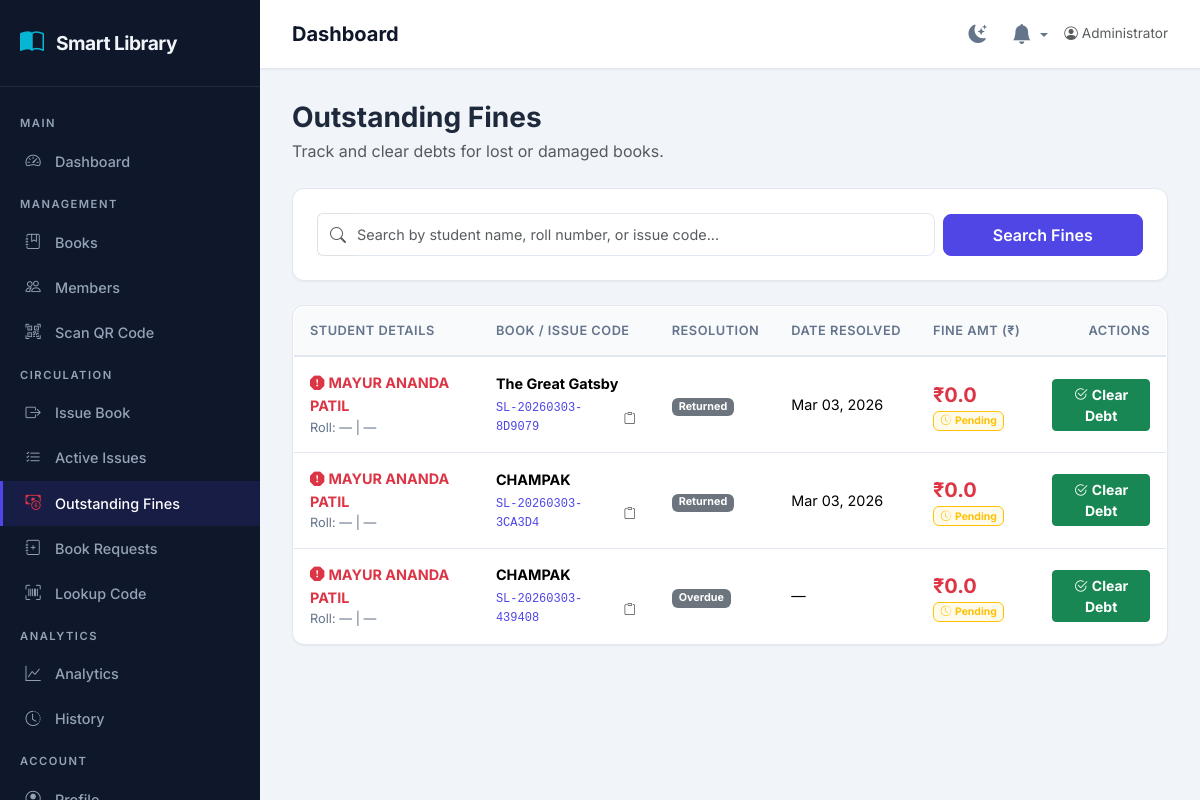
Page /admin/fines (signed in) on the committed database.
### app/models.py (models this page shows, shortened)
class User(UserMixin, db.Model):
    __tablename__ = 'users'
    id = db.Column(db.Integer, primary_key=True)
    name = db.Column(db.String(120), nullable=False)
    email = db.Column(db.String(120), unique=True, nullable=False, index=True)
    password_hash = db.Column(db.String(256), nullable=False)
    role = db.Column(db.String(20), nullable=False, default='user', index=True)
    status = db.Column(db.String(20), nullable=False, default='active', index=True)
    created_at = db.Column(db.DateTime, nullable=False, default=datetime.utcnow)
    last_active_at = db.Column(db.DateTime, nullable=True)
    roll_number = db.Column(db.String(50), nullable=True, index=True)
    phone = db.Column(db.String(20), nullable=True)
    division = db.Column(db.String(20), nullable=True)
    department = db.Column(db.String(100), nullable=True)
    semester = db.Column(db.Integer, nullable=True)
    issued_books = db.relationship('IssuedBook', backref='user', lazy='dynamic')
    saved_books = db.relationship('SavedBook', backref='user', lazy='dynamic', cascade='all, delete-orphan')
    reviews = db.relationship('Review', backref='user', lazy='dynamic', cascade='all, delete-orphan')
    book_requests = db.relationship('BookRequest', backref='requester', lazy='dynamic', cascade='all, delete-orphan')
    @property
    def is_admin(self):
        return self.role and self.role.strip().lower() == 'admin'

class IssuedBook(db.Model):
    __tablename__ = 'issued_books'
    id = db.Column(db.Integer, primary_key=True)
    issue_code = db.Column(db.String(20), unique=True, nullable=False, index=True)
    user_id = db.Column(db.Integer, db.ForeignKey('users.id'), nullable=False, index=True)
    book_id = db.Column(db.Integer, db.ForeignKey('books.id'), nullable=False, index=True)
    copy_id = db.Column(db.Integer, db.ForeignKey('book_copies.id'), nullable=True, index=True)
    issue_date = db.Column(db.DateTime, nullable=False, default=datetime.utcnow)
    due_date = db.Column(db.DateTime, nullable=False, index=True)
    return_date = db.Column(db.DateTime, nullable=True)
    status = db.Column(db.String(20), nullable=False, default='issued', index=True)
    fine_amount = db.Column(db.Float, nullable=False, default=0.0)
    fine_paid = db.Column(db.Boolean, nullable=False, default=False)
    notified_due_soon = db.Column(db.Boolean, nullable=False, default=False)

class Book(db.Model):
    __tablename__ = 'books'
    id = db.Column(db.Integer, primary_key=True)
    access_number = db.Column(db.String(50), nullable=True, index=True)
    title = db.Column(db.String(255), nullable=False, index=True)
    author = db.Column(db.String(255), nullable=False, index=True)
    category = db.Column(db.String(100), nullable=False, index=True)
    publication = db.Column(db.String(255), nullable=False, default='Unknown')
    total_copies = db.Column(db.Integer, nullable=False, default=1)
    available_copies = db.Column(db.Integer, nullable=False, default=1)
    image_url = db.Column(db.String(500), nullable=True)  # Cloudinary secure URL
    image_public_id = db.Column(db.String(255), nullable=True)  # For deleting/replacing images
    created_at = db.Column(db.DateTime, nullable=False, default=datetime.utcnow)
    copies = db.relationship('BookCopy', backref='book', lazy='dynamic', cascade='all, delete-orphan')
    issued_records = db.relationship('IssuedBook', backref='book', lazy='dynamic')
    saved_by = db.relationship('SavedBook', backref='book', lazy='dynamic', cascade='all, delete-orphan')
    reviews = db.relationship('Review', backref='book', lazy='dynamic', cascade='all, delete-orphan')
    __table_args__ = (
        db.CheckConstraint('total_copies >= 0', name='ck_total_copies_non_negative'),
        db.CheckConstraint('available_copies >= 0', name='ck_available_copies_non_negative'),
        db.CheckConstraint('available_copies <= total_copies', name='ck_available_lte_total'),
    )

### app/routes/admin.py (the view, shortened to what this page needs)
@admin_bp.route('/fines')
@admin_required
def fines():
    search_query = request.args.get('search', '', type=str)
    page = request.args.get('page', 1, type=int)
    query = IssuedBook.query.filter(
        db.or_(
            IssuedBook.fine_paid == False,
            IssuedBook.status.in_(['lost', 'damaged'])
        )
    )
    pagination = query.order_by(IssuedBook.return_date.desc()).paginate(page=page, per_page=15, error_out=False)
    return render_template('admin/fines.html', pagination=pagination, search_query=search_query)

### app/templates/admin/fines.html (shortened to what this page needs)
{% extends "admin/layout.html" %}
{% block content %}
<div class="d-flex justify-content-between align-items-center mb-4">
    <div>
        <h1 class="h3 fw-700 mb-1">Outstanding Fines</h1>
        <p class="text-muted mb-0">Track and clear debts for lost or damaged books.</p>
    </div>
</div>
<div class="card-olms mb-4">
    <div class="card-body">
        <form method="GET" action="{{ url_for('admin.fines') }}" class="row g-2 align-items-center">
            <div class="col-md-9">
                <div class="input-group">
                    <span class="input-group-text bg-transparent border-end-0"><i
                            class="bi bi-search text-muted"></i></span>
                    <input type="text" name="search" class="form-control border-start-0 ps-0"
                        placeholder="Search by student name, roll number, or issue code..." value="{{ search_query }}">
                </div>
            </div>
            <div class="col-md-3">
                <button type="submit" class="btn btn-primary w-100">
                    Search Fines
                </button>
            </div>
        </form>
    </div>
</div>
<div class="card-olms">
    <div class="table-responsive">
        <table class="table table-olms mb-0">
            <thead>
                <tr>
                    <th>Student Details</th>
                    <th>Book / Issue Code</th>
                    <th>Resolution</th>
                    <th>Date Resolved</th>
                    <th>Fine Amt (₹)</th>
                    <th class="text-end">Actions</th>
                </tr>
            </thead>
            <tbody>
                {% for issue in pagination.items %}
                <tr>
                    <td>
                        <div class="d-flex flex-column">
                            <strong class="text-danger"><i class="bi bi-exclamation-octagon-fill me-1"></i>{{
                                issue.user.name }}</strong>
                            <span style="font-size:.8rem; color:var(--text-secondary);">
                                Roll: {{ issue.user.roll_number or '—' }} | {{ issue.user.phone or '—' }}
                            </span>
                        </div>
                    </td>
                    <td>
                        <div class="d-flex flex-column position-relative">
                            <span class="fw-bold">{{ issue.book.title }}</span>
                            <div class="d-flex align-items-center gap-1 mt-1">
                                <code style="font-size:.75rem; color:var(--primary);">{{ issue.issue_code }}</code>
                                <button type="button" class="btn btn-sm py-0 px-1"
                                    style="background:transparent; border:none; color:inherit; opacity:0.7; font-size:.75rem;"
                                    onclick="copyIssueCode('{{ issue.issue_code }}', this)" title="Copy Code"
                                    onmouseover="this.style.opacity=1" onmouseout="this.style.opacity=0.7">
                                    <i class="bi bi-clipboard"></i>
                                </button>
                            </div>
                        </div>
                    </td>
                    <td>
                        {% if issue.status == 'lost' %}
                        <span class="badge bg-danger">Lost</span>
                        {% elif issue.status == 'damaged' %}
                        <span class="badge bg-warning text-dark">Damaged</span>
                        {% else %}
                        <span class="badge bg-secondary">{{ issue.status|capitalize }}</span>
                        {% endif %}
                    </td>
                    <td>{{ issue.return_date.strftime('%b %d, %Y') if issue.return_date else '—' }}</td>
                    <td>
                        <div class="d-flex flex-column">
                            <span class="fw-bold text-danger fs-5">₹{{ issue.fine_amount }}</span>
                            {% if issue.fine_paid %}
                                <span class="badge bg-success-soft text-success border border-success" style="font-size: 0.65rem; width: fit-content; background: #f0fdf4;">
                                    <i class="bi bi-check-circle-fill me-1"></i>Paid
                                </span>
                            {% else %}
                                <span class="badge bg-warning-soft text-warning border border-warning" style="font-size: 0.65rem; width: fit-content; background: #fffbeb;">
                                    <i class="bi bi-clock-history me-1"></i>Pending
                                </span>
                            {% endif %}
                        </div>
                    </td>
                    <td class="text-end">
                        <div class="d-flex gap-1 justify-content-end align-items-center">
                            {% if not issue.fine_paid %}
                                <form method="POST" action="{{ url_for('admin.clear_fine', issue_id=issue.id) }}"
                                    data-confirm="Confirm ₹{{ issue.fine_amount }} fine has been PAID by {{ issue.user.name }} to unlock their account?">
                                    <button type="submit" class="btn btn-sm btn-success fw-bold px-3">
                                        <i class="bi bi-check2-circle me-1"></i>Clear Debt
                                    </button>
                                </form>
                            {% else %}
                                <span class="text-success small fw-bold"><i class="bi bi-cash-stack me-1"></i>Debt Cleared</span>
                            {% endif %}
                        </div>
                    </td>
                </tr>
                {% endfor %}
            </tbody>
        </table>
    </div>
</div>
{% endblock %}

### app/templates/admin/layout.html (shortened to what this page needs)
{% extends "base.html" %}
{% block body %}
<div class="admin-wrapper">
    <aside class="sidebar" id="sidebar">
        <div class="sidebar-brand">
            <i class="bi bi-book-half"></i>
            <span>Smart Library</span>
        </div>
        <ul class="sidebar-nav">
            <li class="nav-section">Main</li>
            <li class="nav-item">
                <a href="{{ url_for('admin.dashboard') }}"><i class="bi bi-speedometer2"></i> Dashboard</a>
            </li>
            <li class="nav-section">Management</li>
            <li class="nav-item">
                <a href="{{ url_for('admin.books') }}"><i class="bi bi-journal-bookmark"></i> Books</a>
            </li>
            <li class="nav-item">
                <a href="{{ url_for('admin.users') }}"><i class="bi bi-people"></i> Members</a>
            </li>
            <li class="nav-item">
                <a href="{{ url_for('admin.scan_book') }}"><i class="bi bi-qr-code-scan"></i> Scan QR Code</a>
            </li>
            <li class="nav-section">Circulation</li>
            <li class="nav-item">
                <a href="{{ url_for('admin.issue_book') }}"><i class="bi bi-box-arrow-right"></i> Issue Book</a>
            </li>
            <li class="nav-item">
                <a href="{{ url_for('admin.issued_books') }}"><i class="bi bi-list-check"></i> Active Issues</a>
            </li>
            <li class="nav-item">
                <a class="nav-link {{ 'active' if request.endpoint == 'admin.fines' else '' }}"
                    href="{{ url_for('admin.fines') }}"><i class="bi bi-cash-coin text-danger"></i> Outstanding
                    Fines</a>
            </li>
            <li class="nav-item">
                <a class="nav-link {{ 'active' if request.endpoint == 'admin.book_requests' else '' }}"
                    href="{{ url_for('admin.book_requests') }}"><i class="bi bi-journal-plus"></i> Book Requests</a>
            </li>
            <li class="nav-item">
                <a class="nav-link {{ 'active' if request.endpoint == 'admin.lookup_code' else '' }}"
                    href="{{ url_for('admin.lookup_code') }}"><i class="bi bi-upc-scan"></i> Lookup Code</a>
            </li>
            <li class="nav-section">Analytics</li>
            <li class="nav-item">
                <a href="{{ url_for('admin.reports') }}"><i class="bi bi-graph-up"></i> Analytics</a>
            </li>
            <li class="nav-item">
                <a href="{{ url_for('admin.history') }}"><i class="bi bi-clock-history"></i> History</a>
            </li>
            <li class="nav-section">Account</li>
            <li class="nav-item">
                <a href="{{ url_for('admin.admin_profile') }}"><i class="bi bi-person-circle"></i> Profile</a>
            </li>
        </ul>
    </aside>
    <div class="admin-content">
        <header class="admin-topbar">
            <h1 class="page-title">{% block page_title %}Dashboard{% endblock %}</h1>
            <div class="d-flex align-items-center gap-3">
                <button class="theme-toggle-btn theme-toggle-click" title="Toggle theme">
                    <i class="bi bi-moon-stars-fill theme-toggle-icon"></i>
                </button>
                <div class="dropdown">
                    <a href="#" class="position-relative text-decoration-none dropdown-toggle" role="button"
                        data-bs-toggle="dropdown" aria-expanded="false" style="color: var(--text-secondary);"
                        id="notifDropdown">
                        <i class="bi bi-bell-fill" style="font-size: 1.25rem;"></i>
                    </a>
                </div>
                <span class="text-muted" style="font-size:.85rem;">
                    <i class="bi bi-person-circle me-1"></i>{{ current_user.name }}
                </span>
            </div>
        </header>
        <main class="admin-main">
            {% block content %}{% endblock %}
        </main>
    </div>
</div>
{% endblock %}

### rows in the picture
User: name "Administrator"
IssuedBook: user.name "MAYUR ANANDA PATIL", user "—", book "The Great Gatsby", issue_code "SL-20260303-8D9079", status "Returned", return_date "Mar 03, 2026", fine_amount "0.0", fine_paid False (drawn)
IssuedBook: user.name "MAYUR ANANDA PATIL", user "—", book "CHAMPAK", issue_code "SL-20260303-3CA3D4", status "Returned", return_date "Mar 03, 2026", fine_amount "0.0", fine_paid False (drawn)
IssuedBook: user.name "MAYUR ANANDA PATIL", user "—", book "CHAMPAK", issue_code "SL-20260303-439408", status "Overdue", return_date "—", fine_amount "0.0", fine_paid False (drawn)
